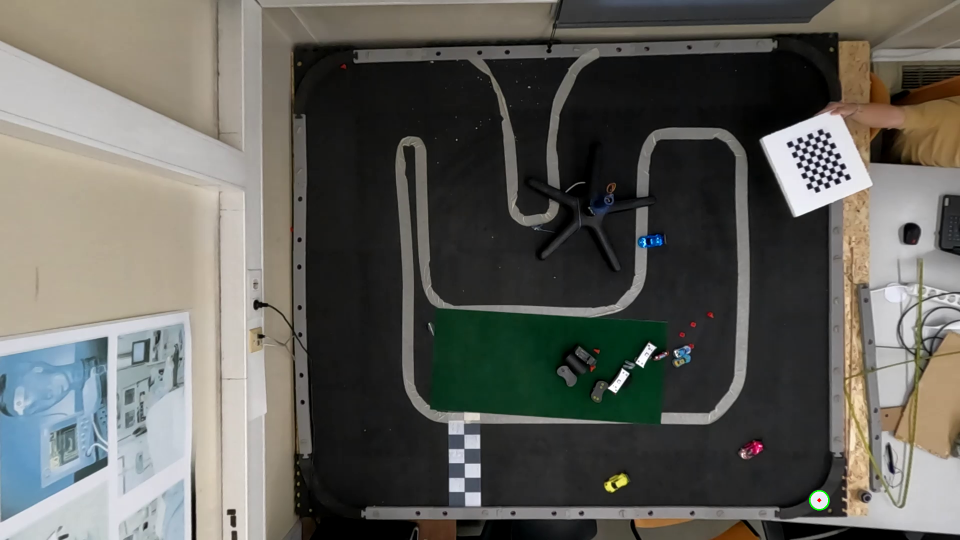
#> input picture src/Camera/img_cali/img_0000.png, 1920 x 1080 px (shown at 1/2 size); its folder holds 5 pictures in this run
$ python cali.py
#> lines starting #> are read from the running program, lines starting #| are printed output that depends on the picture
import numpy as np
import cv2
import glob
import pickle
import os

################ FIND CHESSBOARD CORNERS - OBJECT POINTS AND IMAGE POINTS #############################

b = 7
a = 9
chessboardSize = (a, b)
frameSize = (640,480)

# termination criteria
criteria = (cv2.TERM_CRITERIA_EPS + cv2.TERM_CRITERIA_MAX_ITER, 30, 0.001)

# prepare object points, like (0,0,0), (1,0,0), (2,0,0) ....,(6,5,0)
objp = np.zeros((chessboardSize[0] * chessboardSize[1], 3), np.float32)
objp[:,:2] = np.mgrid[0:chessboardSize[0],0:chessboardSize[1]].T.reshape(-1,2)

size_of_chessboard_squares_mm = 20
objp = objp * size_of_chessboard_squares_mm

# Arrays to store object points and image points from all the images.
objpoints = [] # 3d point in real world space
imgpoints = [] # 2d points in image plane.

#images = glob.glob('/images/*.png')
images = glob.glob(os.path.join(os.getcwd(), 'goProHero10/src/Camera/img_cali', '*.png'))
images = images[:20]


savePath = os.path.join(os.getcwd(), "goProHero10/src/Camera/cali_chess_linear")
if (os.path.isdir(savePath) is not True):
    try:
        os.mkdir(savePath)
    except:
        pass
#end-if-else

newImagePrefix = "img_cal_"
newImageExtension = ".png"
maxLeadingZeros = 4


imgCounter = 0
for image in images:
    print(f"Reading {image} ...")
    img = cv2.imread(image)
#> img is the input picture: shape (1080, 1920, 3); mean B, G, R 90.7, 96.3, 96.9
    gray = cv2.cvtColor(img, cv2.COLOR_BGR2GRAY)
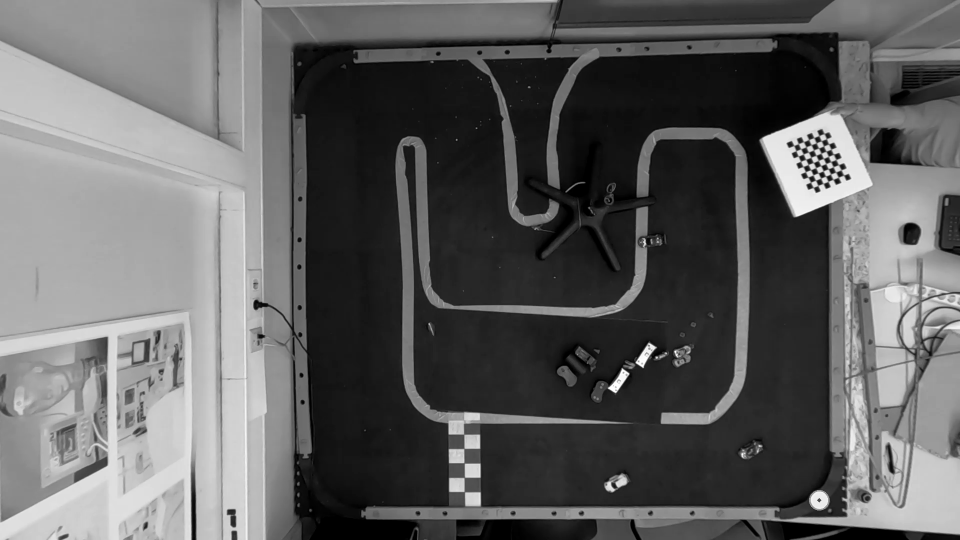
#> gray: shape (1080, 1920) (shown at 1/2 size); min 0, max 255, mean 95.9

    # Find the chess board corners
    ret, corners = cv2.findChessboardCorners(gray, chessboardSize, None)
#> ret = True; corners = 63 rows, first 8: [1648.5, 267.5], [1653, 277.9], [1658.2, 288.4], [1662.7, 298.6], [1667.8, 308.3], [1672.5, 319.3], [1677.5, 329.6], [1683, 340]

    # If found, add object points, image points (after refining them)
    if ret == True:
        objpoints.append(objp)
        corners2 = cv2.cornerSubPix(gray, corners, (11,11), (-1,-1), criteria)
#> corners2 = 63 rows, first 8: [1641.2, 266.1], [1650.4, 285.3], [1650.4, 285.3], [1658.8, 306.6], [1658.8, 306.6], [1669.1, 327.4], [1669.1, 327.4], [1679, 347.7]
        imgpoints.append(corners)

        # Draw and display the corners
        '''cv2.drawChessboardCorners(img, chessboardSize, corners2, ret)
        cv2.imshow('img', img)
        cv2.waitKey(1000)'''

        #---------------
        filename = newImagePrefix + (maxLeadingZeros - len(str(imgCounter)))*"0"+str(imgCounter) + newImageExtension
        filePath = os.path.join(savePath, filename)

        cv2.imwrite(filePath, img)
        print("image saved!")
        imgCounter += 1
    else:
        print("Not found ...")
#> pass 2 of the loop `for image in images:`:
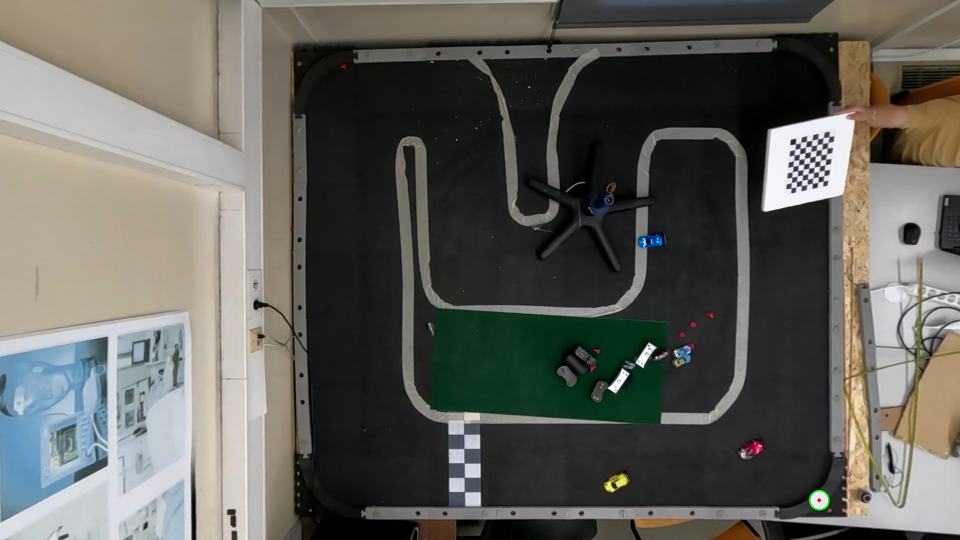
#> input picture src/Camera/img_cali/img_0001.png, 1920 x 1080 px (shown at 1/2 size)
#> img is the input picture: shape (1080, 1920, 3); mean B, G, R 90.7, 96.4, 96.8
#> `gray = cv2.cvtColor(img, cv2.COLOR_BGR2GRAY)`:
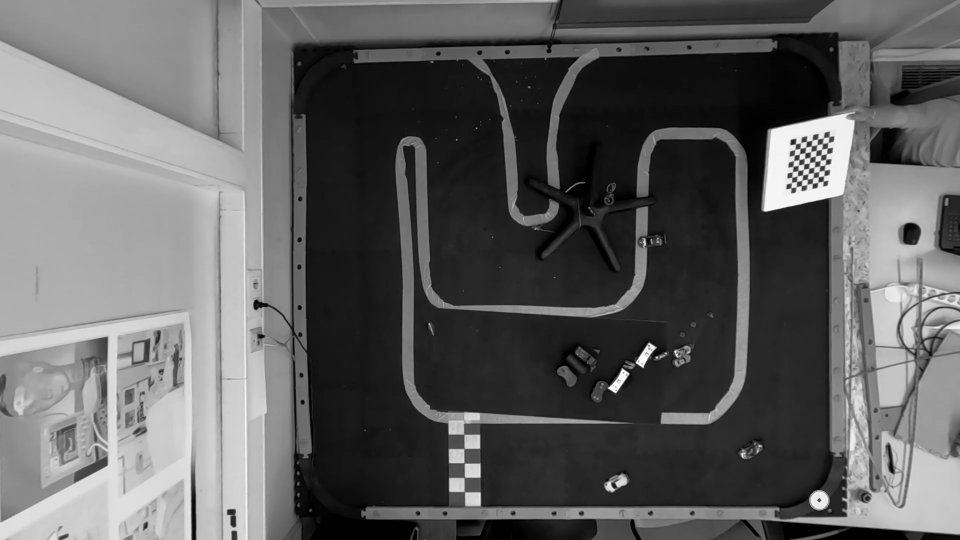
#> gray: shape (1080, 1920) (shown at 1/2 size); min 0, max 255, mean 95.9
#> corners = 63 rows, first 8: [1658.3, 273.7], [1656.5, 285.5], [1655, 296.6], [1653.8, 307.6], [1652.3, 319.2], [1650.7, 330.1], [1649.2, 341], [1648.5, 351.6]
#> corners2 = 63 rows, first 8: [1661.5, 270], [1650.1, 292.3], [1648.4, 303.7], [1647, 314.9], [1646.2, 326], [1644.6, 336.6], [1644.6, 336.6], [1641.6, 358.6]
#> pass 3 of the loop `for image in images:`:
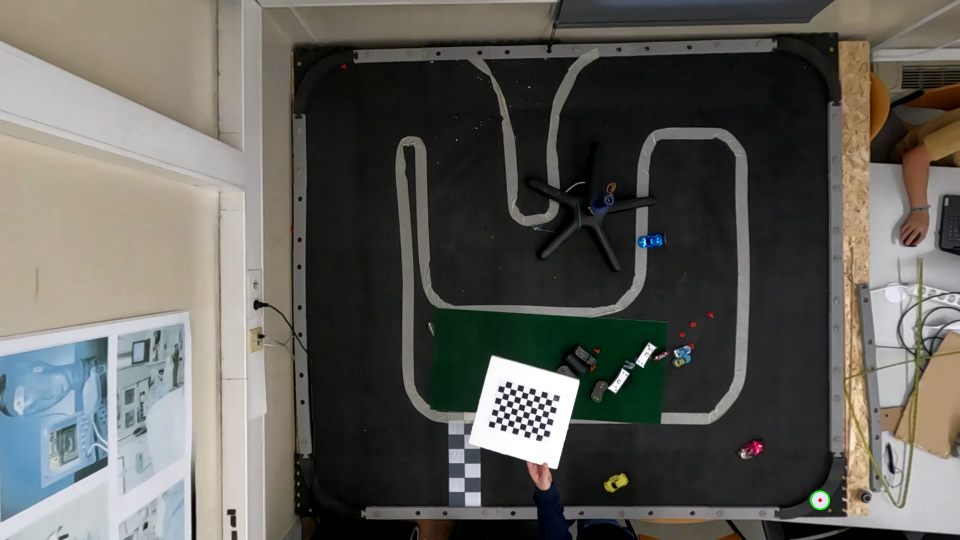
#> input picture src/Camera/img_cali/img_0002.png, 1920 x 1080 px (shown at 1/2 size)
#> img is the input picture: shape (1080, 1920, 3); mean B, G, R 88.8, 94, 94.9
#> `gray = cv2.cvtColor(img, cv2.COLOR_BGR2GRAY)`:
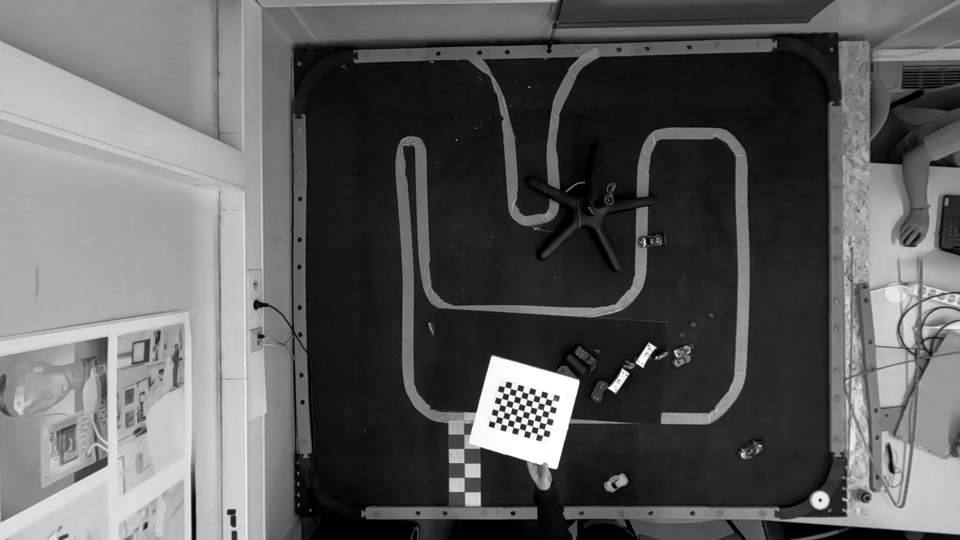
#> gray: shape (1080, 1920) (shown at 1/2 size); min 0, max 255, mean 93.7
#> corners = 63 rows, first 8: [1009.9, 774], [1021.6, 777.4], [1033.3, 780.6], [1045.5, 784], [1057.3, 787.1], [1069.1, 790.3], [1081.2, 793.6], [1093.3, 797.7]
#> corners2 = 63 rows, first 8: [1015.7, 771.7], [1025.7, 784.4], [1025.7, 784.4], [1049.5, 791.3], [1049.5, 791.3], [1073.7, 798], [1073.7, 798], [1096.3, 804.5]
#> the loop made 5 passes; the first 3 are shown

cv2.destroyAllWindows()

############## CALIBRATION #######################################################

ret, cameraMatrix, distCoeffs, rvecs, tvecs = cv2.calibrateCamera(objpoints, imgpoints, frameSize, None, None)

def save2file(filename, variable):
    if (".dat" not in filename): filename += ".dat"
    savePath = os.path.join(os.getcwd(), "goProHero10/src/Camera/camera_parameterslinear")
    filePath = os.path.join(savePath, filename)
    if (os.path.isdir(savePath) is not True):
        try:
            os.mkdir(savePath)
        except:
            pass
    #end-if-else
    with open(filePath, "w+") as fid: fid.write(str(variable))
    return
#end-def


cameraName = "C1_"

fx = cameraMatrix[0][0]
ox = cameraMatrix[0][2]
fy = cameraMatrix[1][1]
oy = cameraMatrix[1][2]

print("fx = ", fx)
print("fy = ", fy)
print("ox = ", ox)
print("oy = ", oy)

save2file(cameraName+"fx", fx)
save2file(cameraName+"fy", fy)
save2file(cameraName+"ox", ox)
save2file(cameraName+"oy", oy)


with open("cameraMatrix.dat", "+wb") as fid: np.save(fid, cameraMatrix)


print(f"ret: {ret}")
print(f"cameraMatrix: {cameraMatrix} \n")
print(f"distCoeffs: {distCoeffs}")

print("\nRVecs:")
for rvec, i in zip(rvecs, range(0,len(rvecs))):
    string = ""
    for z in rvec: string += str(z)
    print(string)
#print(f"rotation vectors: {rvecs}")

print("\nTVecs")
for tvec in tvecs:
    string = ""
    for z in tvec: string += str(z)
    print(string)
#print(f"translation vectors: {tvecs}")

#> (the run stopped early here; a loop or call above may not have finished)
